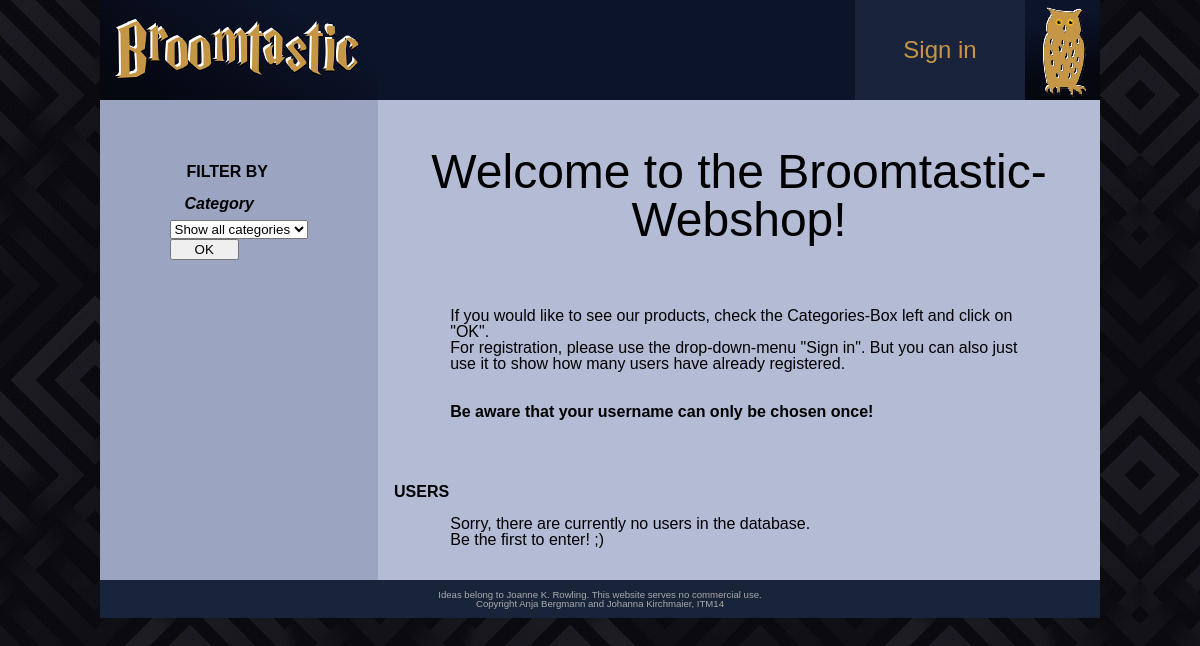
The app's page /user.php, older data.
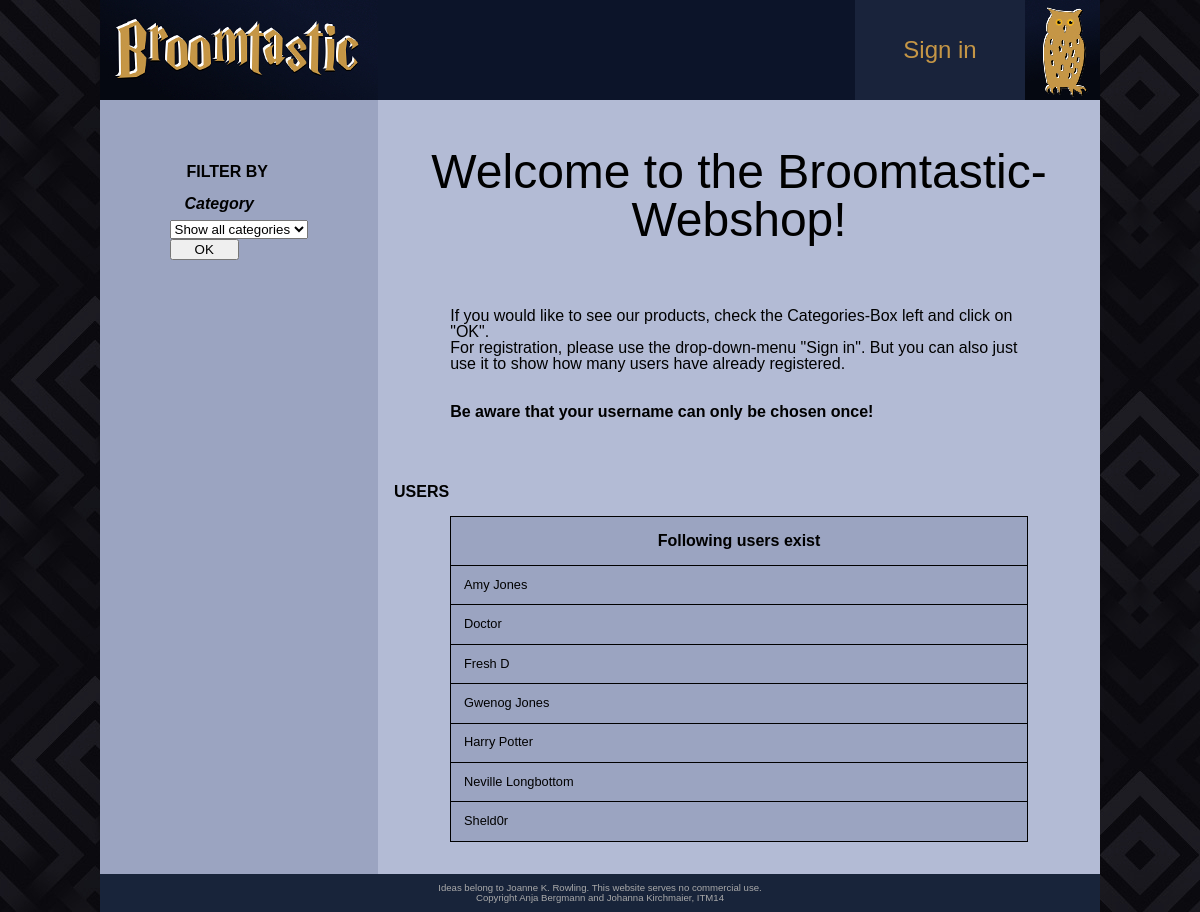
The same page, newer data.
### tables this page shows
CREATE TABLE users (
	pk_username VARCHAR(55) PRIMARY KEY
);

### business/connection.php (called while the page is built, shortened)
<?php
class DB{
	private $servername = "127.0.0.1";
	private $username = "root";
	private $password = "toor";
	private $dbname = "broomtastic_db";
	public function connect() {
			$mysqli = new mysqli($this->servername, $this->username, $this->password, $this->dbname);
		return $mysqli;
		}
}

### database/database.php (called while the page is built, shortened)
<?php
include_once "./business/connection.php";
class UserDAO {
	private $connection = null;
	public function __construct() {
		$db = new DB();
		$this->connection = $db->connect();
	}
	public function readAll() {
		$select = "SELECT * FROM users;";
		if ($this->connection == null) {
			echo "Connection not initialized!";
		} else if ($result = mysqli_query ( $this->connection, $select )) {
			$items = null;
			if (mysqli_num_rows ( $result ) > 0) {
				while ( $row = mysqli_fetch_assoc ( $result ) ) {
					$items [] = $row;
				}
				return $items;
			} else {
			}
		} else {
		}
	}
}

### business/business.php (called while the page is built, shortened)
<?php
include("./database/database.php");
class User {
	private $userDAO = null;
	public function __construct() {
		$this->userDAO = new UserDAO();
	}
	public function getAllUsers() {
		$data = $this->userDAO->readAll();
		return $data;
	}
}
?>

### business/users.php (the view, shortened to what this page needs)
<?php
include("./business/business.php");
$user = new User();
$data = $user->getAllUsers();
function getHTMLTable($tabledata) {
	$html = null;
	if($tabledata != null){
		$html = '<table class="tablecontent">';
		$html .= '<thead><tr>';
		$html .= '<th class="tablehead">Following users exist</th>';
		$html .= '</tr></thead>';
		foreach($tabledata as $user) {
			$html .= '<tbody><tr>';
			$html .= '<td class="tablebody">' . $user['pk_username'] . '</td>';
			$html .= '</tr></tbody>';
		}
		$html .= '</table>';
	} else {
		$html .= '<p>Sorry, there are currently no users in the database.<br>Be the first to enter! ;)</p>';
	}
	return $html;
}
?>

### content/header.php (shortened to what this page needs)
<html>
	<head>
		<link rel="stylesheet" type="text/css" href="./presentation/style/reset.css" >
		<link rel="stylesheet" type="text/css" href="./presentation/style/desktopstyle.css">
	</head>
	<body>
		<div id="wrapper">
			<header>
				<nav>
					<div class="dropdown">
						<button class="dropbutton">Sign in</button>
					</div>
					<img id="owl" src="./presentation/img/owl.jpg" alt="Shopping Owl"/>
				</nav>
			</header>
			<aside>
				<p class="title1">FILTER BY</p>
					<p class="title1 title2">Category</p>
					<form action="./index.php" method="post" class="filtercontent" name="tabledata">
						<select name="category">
							<option>Show all categories</option>
						</select>
						<input type="submit" value="OK" class="filtercontent">
					</form>
			</aside>
			<section>
				<h1>Welcome to the Broomtastic-Webshop!</h1>
				<br>
				<p>
					If you would like to see our products, check the Categories-Box left and click on "OK".
					<br>
					For registration, please use the drop-down-menu "Sign in". But you can also just use it to show how many users have already registered.
				</p>
				<br>
				<br>
				<p class="boldtext">Be aware that your username can only be chosen once!</p>
				<br>
				<br>
				<br>

### user.php
<?php
	include("content/header.php");
	include_once("business/users.php");
	?>
<p class="title1 title3">USERS</p>
<?php
	echo getHTMLTable($data);
	?>
<?php
	include("./content/footer.php");
	?>

### content/footer.php
				<br>
				<br>
			</section>
			<footer>
				Ideas belong to Joanne K. Rowling. This website serves no commercial use.<br>
				Copyright Anja Bergmann and Johanna Kirchmaier, ITM14
			</footer>
		</div>
	</body>
</html>

### presentation/style/desktopstyle.css (style rules this page uses)
body { background-image: url('../img/backgroundpic.jpg'); }
#wrapper { max-width: 1000px; width:90%; margin: 0 auto; background-size: 100%; background-color: #9ba4c1; color: #000000; font-family: Calibri, Arial; }
header { height:100px; background-image: url('../img/broomtastic_logo.jpg'); background-repeat: no-repeat; background-position: left; }
nav { height:100px; width:722px; background-color: #0c1429; float:right; display: inline; position: relative; }
.dropbutton { background-color: #19233b; color: #c59646; padding: 0.5em; font-size: 1.5em; height: 100px; border: none; cursor: pointer; min-width: 170px; }
.dropdown { display: inline-block; right:75px; position: absolute; min-width: 160px; }
img#owl { position: absolute; right: 0px; }
aside { float: left; width: 278px; font-weight: normal; margin-top: 3em; }
.filtercontent { margin:auto; width: 50%; }
section { float:right; width: 722px; font-weight: lighter; background-color:#b3bbd5; }
.tablecontent { margin: auto; background-color: #9ba4c1; background-size: 100%; width: 80%; }
.tablehead { border:1px; border-color: #000000; border-style: solid; font-weight: bold; font-family: Arial; padding: 1em; }
.tablebody { border:1px; border-color: #000000; border-style: solid; padding: 1em; font-size: 0.8em; font-family: Arial; }
footer { background-color: #18243a; clear:both; text-align: center; color: #AAAAAA; font-size: 0.6em; padding: 1em 0em; }
h1 { font-size: 3em; text-align: center; margin: 1em; font-weight: normal; font-family: Calibri, Arial; }
.title1 { font-size: 1em; text-align: center; margin: 1em; font-weight: bold; font-family: Arial; }
.title2 { margin: 0.5em; font-style: italic; }
.title3 { text-align: left; }
p { margin: auto; width: 80%; }
.boldtext { font-weight: bold; }

Row changes from the older to the newer data that the page shows:
added users: pk_username "Amy Jones"
added users: pk_username "Doctor"
added users: pk_username "Fresh D"
added users: pk_username "Gwenog Jones"
added users: pk_username "Harry Potter"
added users: pk_username "Neville Longbottom"
added users: pk_username "Sheld0r"
Text that changed along with them:
text no longer shown: "Sorry, there are currently no users in the database. Be the first to enter! ;)"
text now shown: "Following users exist"
